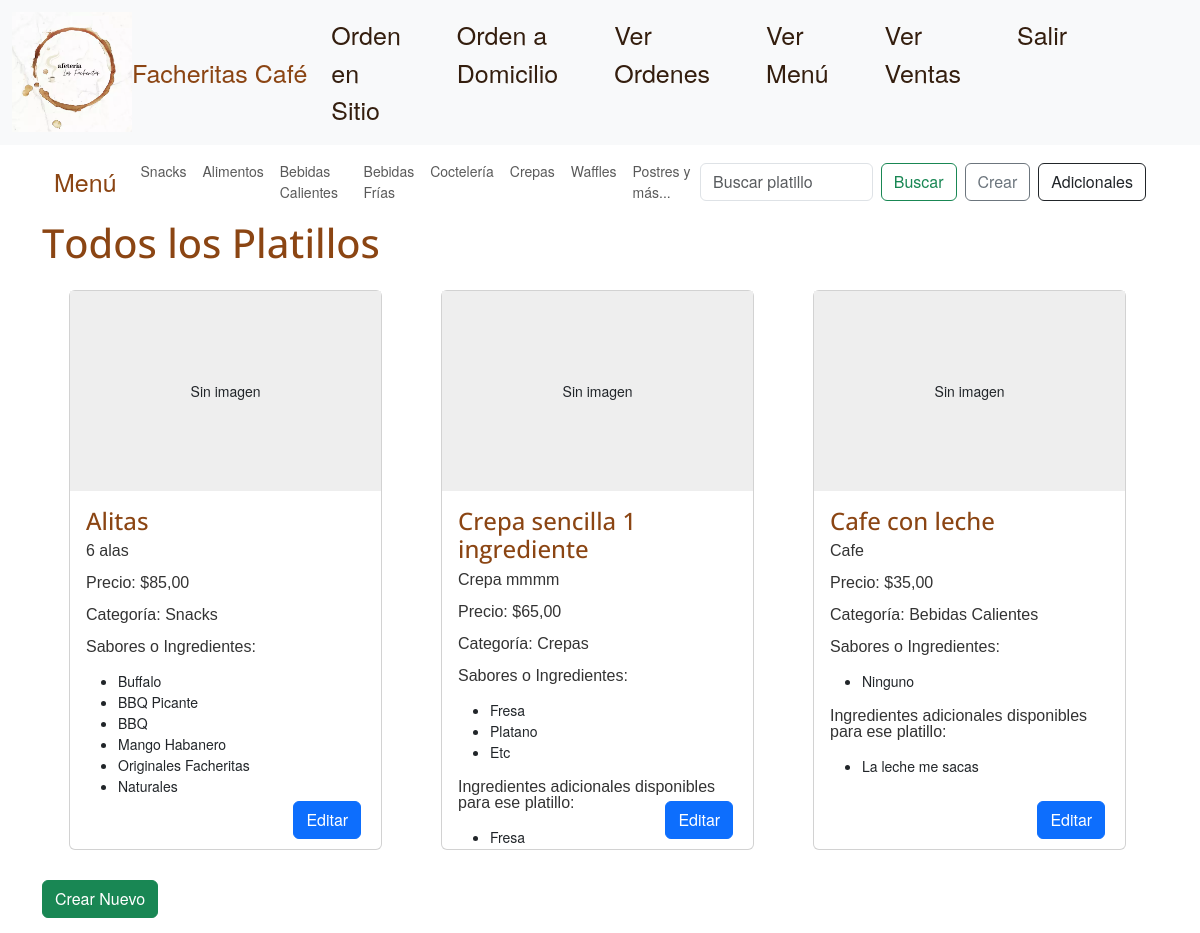
Before: /Menu/ (signed in) with the older database file.
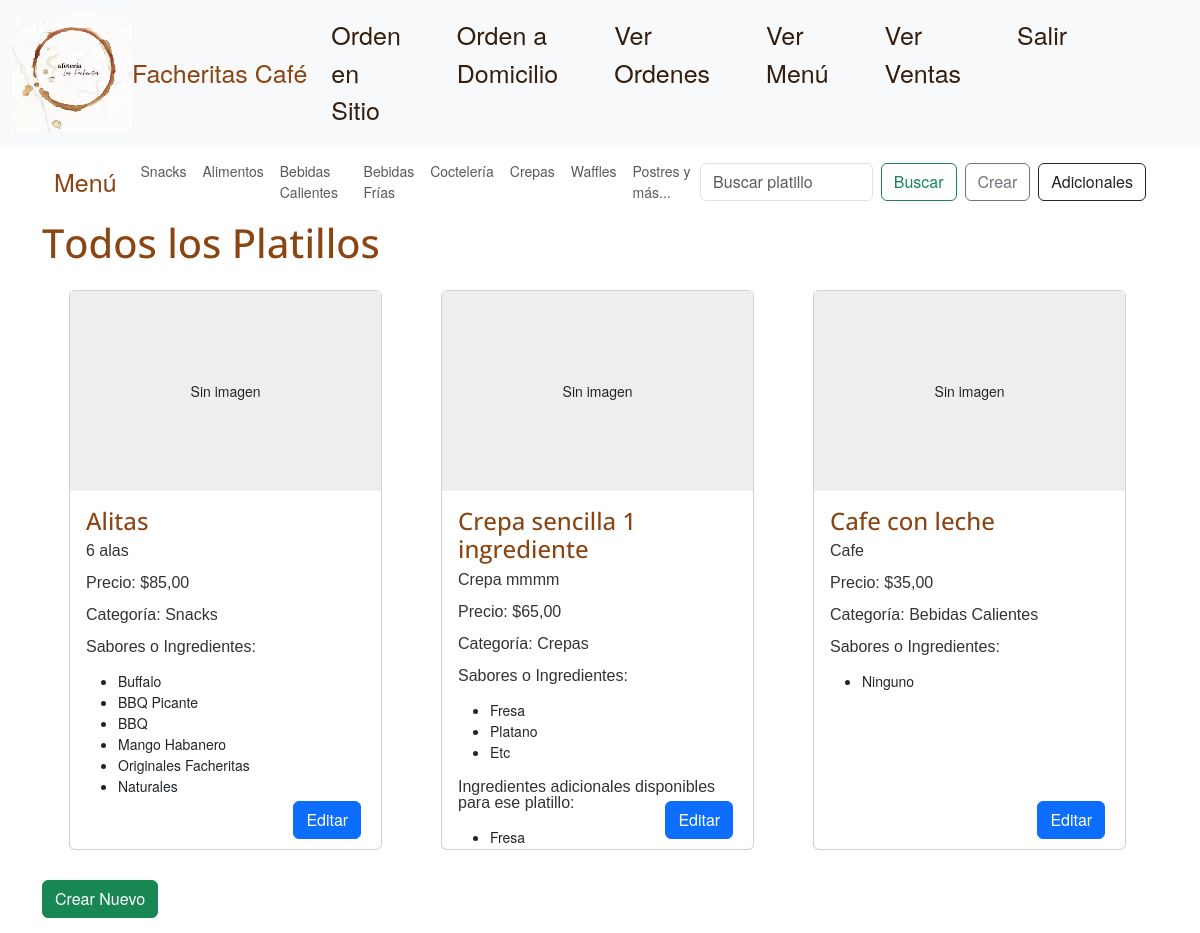
After: the same page with the newer database file.
### Menu/models.py (models this page shows, shortened)
class CategoriaMenu(models.Model):
    nombreCate = models.CharField(max_length=15)
    def __str__(self):
        return self.nombreCate

class Producto(models.Model):
    nombre = models.CharField(max_length=50)
    descripcion = models.TextField()
    sabores_raw = models.CharField(max_length=255, blank=True, null=True)
    precio = models.DecimalField(max_digits=10, decimal_places=2)
    categoria = models.ForeignKey(CategoriaMenu, on_delete=models.CASCADE)
    imagen = models.ImageField(upload_to='productos/', blank=True, null=True)
    adicionales = models.ManyToManyField('Adicional', related_name='ingredientes_adicionales', blank=True)
    def obtener_sabores(self):
        if self.sabores_raw:
            return [sabor.strip() for sabor in self.sabores_raw.split(',')]
        else:
            return ['Ninguno']
    def set_sabores(self, sabores):
        self.sabores_raw = ', '.join(sabores)
    sabores = property(obtener_sabores, set_sabores)

class Adicional(models.Model):
    nombre = models.CharField(max_length=50)
    precio_extra = models.DecimalField(max_digits=10, decimal_places=2)
    def __str__(self):
        return self.nombre

### Menu/views.py (the view)
# urls.py: path('',MenuListar.as_view() , name= 'Menu'),
class MenuListar(LoginRequiredMixin, BuscadorYCategoriasMixin, ListView):
    login_url = 'login'
    redirect_field_name = 'next'
    model = Producto
    template_name = 'Menu.html'
    context_object_name = 'Productos'

### Menu/views.py (called while the page is built)
    def get_queryset(self):
        categoria_id = self.kwargs.get('categoria_id')
        productos = Producto.objects.all()
        if categoria_id:
            productos = productos.filter(categoria=categoria_id)
        busqueda = self.request.GET.get("Buscar")
        if busqueda:
            atributos_a_buscar = ['nombre', 'descripcion', 'precio', 'categoria__nombreCate']
            query = Q()
            for atributo in atributos_a_buscar:
                query |= Q(**{f'{atributo}__icontains': busqueda})
            productos = productos.filter(query)
        return productos

    def get_context_data(self, **kwargs):
        context = super().get_context_data(**kwargs)
        context['categorias'] = CategoriaMenu.objects.all()
        return context

### Menu/templates/Menu.html (shortened to what this page needs)
{% extends 'main.html' %}
{% load static %}
{% block contenido %}
<nav class="navbar navbar-expand-lg navbar-light " style="background-color: #ffffff; color: #ffffff;">
    <div class="container-fluid">
      <a class="navbar-brand" href="{% url 'Menu'  %}" style="color: #8B4513; font-size: 25px;">Menú</a>
      <div class="collapse navbar-collapse" id="navbarSupportedContent">
        <ul class="navbar-nav me-auto mb-2 mb-lg-0">
        {% for categoria in categorias %}
        <li class="nav-item">
          <a class="nav-link" href="{% url 'menu_por_categoria' categoria.id %}">{{ categoria.nombreCate }}</a>
        </li>
        {% endfor %}
        </ul>
        <form class="d-flex" method= "GET">
          <input class="form-control me-2" type="search" placeholder="Buscar platillo" aria-label="Search" name="Buscar" value="">
          <button class="btn btn-outline-success custom-brown" type="submit"  >Buscar</button>
        </form>
        {%if user.is_staff%}
        <a class="btn btn-outline-secondary ms-2" href="{% url 'CrearProducto' %}" style="left: 20px; right: 20px;">Crear</a>
        {%endif%}
        <a href="{% url 'listar_adicionales' %}" class="btn btn-outline-dark ms-2" style="left: 20px; right: 20px;">Adicionales</a>
      </div>
    </div>
  </nav>
    <div class="row">
        <div class="col-lg-12">
            <div style="display: flex;">
                <h1>Todos los Platillos</h1>
            </div>
        </div>
    </div>
    <div class="container-fluid">
        <div class="row">
            {% for Producto in Productos %}
                <div class="col-lg-4 col-md-6 col-sm-12">
                    <div class="card card-item" >
                        {% if Producto.imagen %}
                        <img src="{{ Producto.imagen.url }}" class="card-img-top" style="width: 100%; height:200px;" alt="...">
                        {% else %}
                        <div class="card-placeholder" style="width: 100%; height:200px; background-color: #eee; text-align: center; line-height: 200px;">
                            Sin imagen
                        </div>
                        {% endif %}
                        <div class="card-body">
                            <h5 class="card-title">{{ Producto.nombre }}</h5>
                            <p class="card-text">{{ Producto.descripcion }}</p>
                            <p class="card-text">Precio: ${{ Producto.precio }}</p>
                            <p class="card-text">Categoría: {{ Producto.categoria }}</p>
                            <p class="card-text">Sabores o Ingredientes: </p>
                            <ul id="sabores">
                              {% for sabor in Producto.sabores %}
                                <li>{{ sabor }}</li>
                              {% endfor %}
                            </ul>
                            {%if user.is_staff%}
                            <a href="{% url 'EditarProducto' pk=Producto.id%}" class="btn btn-primary" style="position: absolute; bottom: 10px; right: 20px;">Editar</a>
                            {%endif%}
                            {% if Producto.adicionales.all %}
                            <p class="card-text">Ingredientes adicionales disponibles para ese platillo: </p>
                            <ul id="adicionales">
                              {% for ingrediente in Producto.adicionales.all %}
                                <li>{{ ingrediente }}</li>
                              {% endfor %}
                            </ul>
                            {%endif%}
                        </div>
                    </div>
                </div>
            {% endfor %}
        </div>
    </div>
    <a href="{% url 'CrearProducto' %}" class="btn btn-success" style="margin-top: 15px; margin-bottom: 15px;"> Crear Nuevo </a>
{% endblock %}

Changed rows visible on the page:
removed Adicional: nombre "La leche me sacas", shown under Producto "Cafe con leche"
shown differently, row unchanged: Producto "Cafe con leche": no longer shows "Ingredientes adicionales disponibles para ese platillo:"
